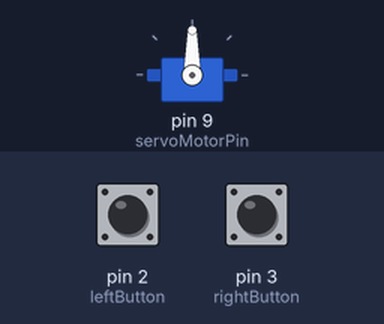
The sketch below on a simulated Arduino Uno, built with avr-gcc and run on an emulated ATmega328P. Shown: servo. Inputs (shaded band) come from the test bench; at power-on: pin 2 (leftButton) HIGH, pin 3 (rightButton) HIGH.

Above: at 1.2 s.
1.3 s: pin 2 (leftButton) pulled LOW for 0.15 s
At 1.9 s:
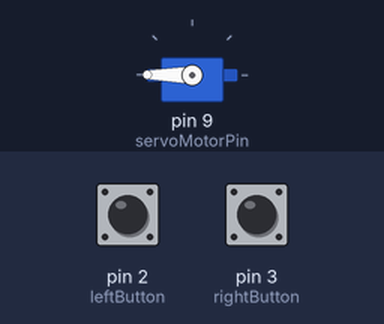
2.9 s: pin 3 (rightButton) pulled LOW for 0.15 s
At 3.2 s:
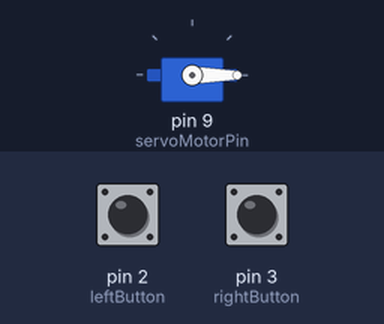
4.5 s: pin 2 (leftButton) pulled LOW for 1 s
At 5.7 s:
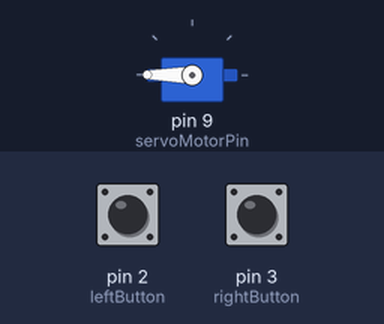
7.0 s: pin 3 (rightButton) pulled LOW for 1 s
At 7.7 s:
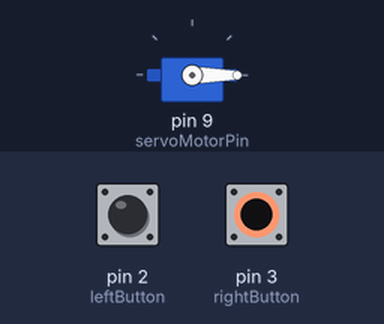
Timing chart, 0 to 10.0 s (numbered marks = the images above; inputs shaded):
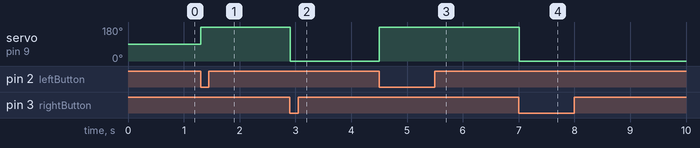

The sketch:

AR01_servo_motor.ino
```cpp
/*
 예제 7.2
 서보모터 구동
*/

// 서보모터 라이브러리 불러오기
#include <Servo.h>

// 서보모터 이름 설정
Servo motor1;

// 서보 모터 신호핀 설정
int servoMotorPin = 9;

int rightButton = 3;
int leftButton = 2;
boolean rb = false;
boolean lb = false;


void setup() {
  pinMode(rightButton, INPUT_PULLUP);
  pinMode(leftButton, INPUT_PULLUP);
  // 서보모터 설정. 0.6ms 부터 2.4ms 범위로 설정
  motor1.attach(servoMotorPin, 600, 2400);
  // 시리얼 통신 설정
  Serial.begin(9600);
}

void loop(){
  int rrb = digitalRead(rightButton);
  int llb = digitalRead(leftButton);

  if(rrb==LOW) {
    rb = true;
    lb = false;
  }
  else if(llb==LOW) {
    rb = false;
    lb = true;
  }

  if(rb == true) {
    motor1.write(0);
  } else if(lb == true) {
    motor1.write(270);
  }

  delay(20);

}
```

Measured:
- after the input at 1.3 s, servo on pin 9 (servoMotorPin): 90° → 180° at once
- after the input at 2.9 s, servo on pin 9 (servoMotorPin): 180° → 0° at once
- after the input at 4.5 s, servo on pin 9 (servoMotorPin): 0° → 180° at once
- after the input at 7.0 s, servo on pin 9 (servoMotorPin): 180° → 0° at once
